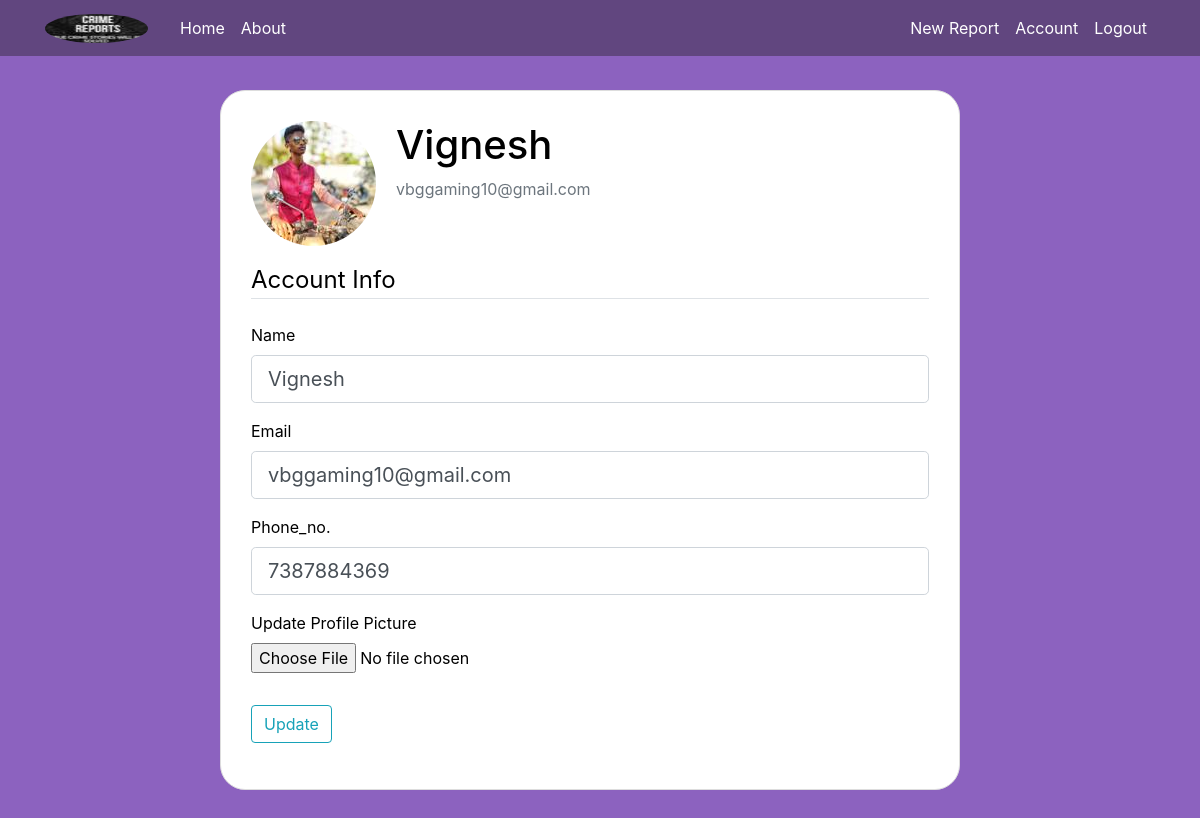
Screenshot of /account (signed in) with the database file from the repository.
### report/models.py (models this page shows, shortened)
class User(db.Model , UserMixin):
    id = db.Column(db.Integer, primary_key=True)
    username = db.Column(db.String(50), unique=True, nullable=False)
    email = db.Column(db.String(150), unique=True, nullable=False)
    phone_no = db.Column(db.Integer , unique=True , nullable=False)
    image_file = db.Column(db.String(20), nullable=False, default='default.jpg')
    password = db.Column(db.String(60), nullable=False)
    reports = db.relationship('Report', backref='author', lazy=True)

### report/routes.py (the view)
@app.route("/account", methods=['GET', 'POST'])
@login_required
def account():
    form = UpdateAccountForm()
    if form.validate_on_submit():
        if form.picture.data:
            picture_file = save_picture(form.picture.data)
            current_user.image_file = picture_file
        current_user.username = form.username.data
        current_user.phone_no = form.phone_no.data
        current_user.email = form.email.data
        db.session.commit()
        flash('Your account has been updated!', 'success')
        return redirect(url_for('account'))
    elif request.method == 'GET':
        form.username.data = current_user.username
        form.email.data = current_user.email
        form.phone_no.data = current_user.phone_no
    image_file = url_for('static', filename='images/' + current_user.image_file)
    return render_template('account.html', title='Account',
                           image_file=image_file, form=form)

### report/forms.py (shortened to what this page needs)
class UpdateAccountForm(FlaskForm):
    username = StringField('Name',
                           validators=[DataRequired(), Length(min=2, max=20)])
    email = StringField('Email',
                        validators=[DataRequired(), Email()])
    phone_no = TelField('Phone_no.' , validators=[DataRequired() , Length(min=10 , max=13)])
    picture = FileField('Update Profile Picture', validators=[FileAllowed(['jpg', 'png'])])
    submit = SubmitField('Update')

### report/models.py (called while the page is built)
@login_manager.user_loader
def load_user(user_id):
    return User.query.get(int(user_id))

### report/templates/account.html (shortened to what this page needs)
{% extends "layout.html" %}
{% block content %}
    <div class="content-section">
      <div class="media">
        <img class="rounded-circle account-img" src="{{ image_file }}">
        <div class="media-body">
          <h2 class="account-heading" style="color: black;">{{ current_user.username }}</h2>
          <p class="text-secondary">{{ current_user.email }}</p>
        </div>
      </div>
        <form method="POST" action="" enctype="multipart/form-data">
            <fieldset class="form-group">
                <legend class="border-bottom mb-4">Account Info</legend>
                <div class="form-group">
                    {{ form.username.label(class="form-control-label") }}
                    {% if form.username.errors %}
                        {{ form.username(class="form-control form-control-lg is-invalid") }}
                        <div class="invalid-feedback">
                            {% for error in form.username.errors %}
                                <span>{{ error }}</span>
                            {% endfor %}
                        </div>
                    {% else %}
                        {{ form.username(class="form-control form-control-lg") }}
                    {% endif %}
                </div>
                <div class="form-group">
                    {{ form.email.label(class="form-control-label") }}
                    {% if form.email.errors %}
                        {{ form.email(class="form-control form-control-lg is-invalid") }}
                        <div class="invalid-feedback">
                            {% for error in form.email.errors %}
                                <span>{{ error }}</span>
                            {% endfor %}
                        </div>
                    {% else %}
                        {{ form.email(class="form-control form-control-lg") }}
                    {% endif %}
                </div>
                <div class="form-group">
                    {{ form.phone_no.label(class="form-control-label") }}
                    {% if form.phone_no.errors %}
                        {{ form.phone_no(class="form-control form-control-lg is-invalid") }}
                        <div class="invalid-feedback">
                            {% for error in form.phone_no.errors %}
                                <span>{{ error }}</span>
                            {% endfor %}
                        </div>
                    {% else %}
                        {{ form.phone_no(class="form-control form-control-lg") }}
                    {% endif %}
                </div>
                <div class="form-group">
                    {{ form.picture.label() }}
                    {{ form.picture(class="form-control-file") }}
                </div>
            </fieldset>
            <div class="form-group">
                {{ form.submit(class="btn btn-outline-info") }}
            </div>
        </form>
    </div>
{% endblock content %}

### report/static/main.css (style rules this page uses)
* { margin: 0; padding: 0; }
body { background-color: #8c62bf; color: #000000; margin-top: 5rem; }
h1, h2, h3, h4, h5, h6 { color: #ffffff; }
.content-section { background: #ffffff; padding: 30px 30px; border: 1px solid #dddddd; border-radius: 25px; margin-bottom: 20px; }
.account-img { height: 125px; width: 125px; margin-right: 20px; margin-bottom: 16px; }
.account-heading { font-size: 2.5rem; }

### rows the page displays
User: username "Vignesh", email "vbggaming10@gmail.com", phone_no "7387884369"
